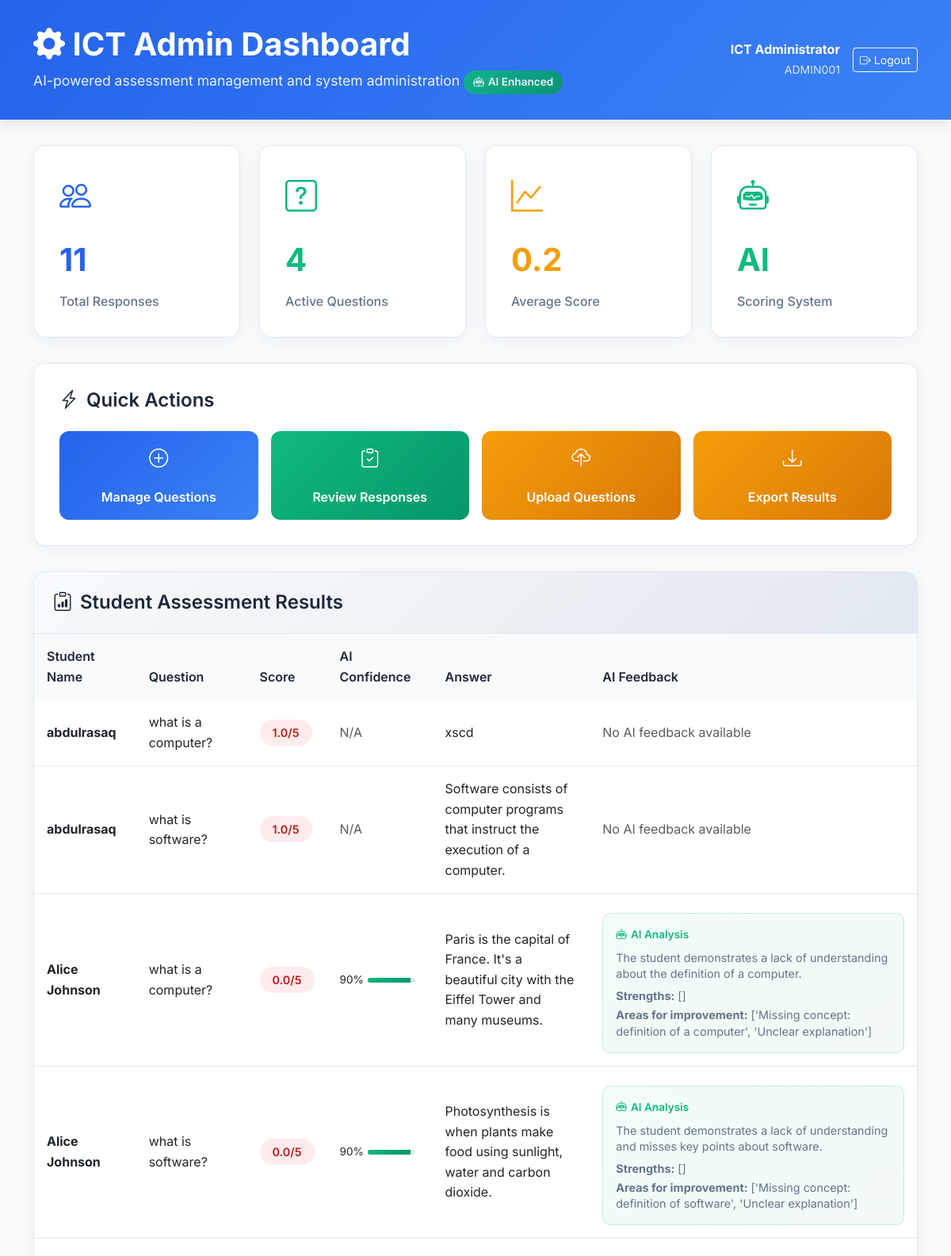
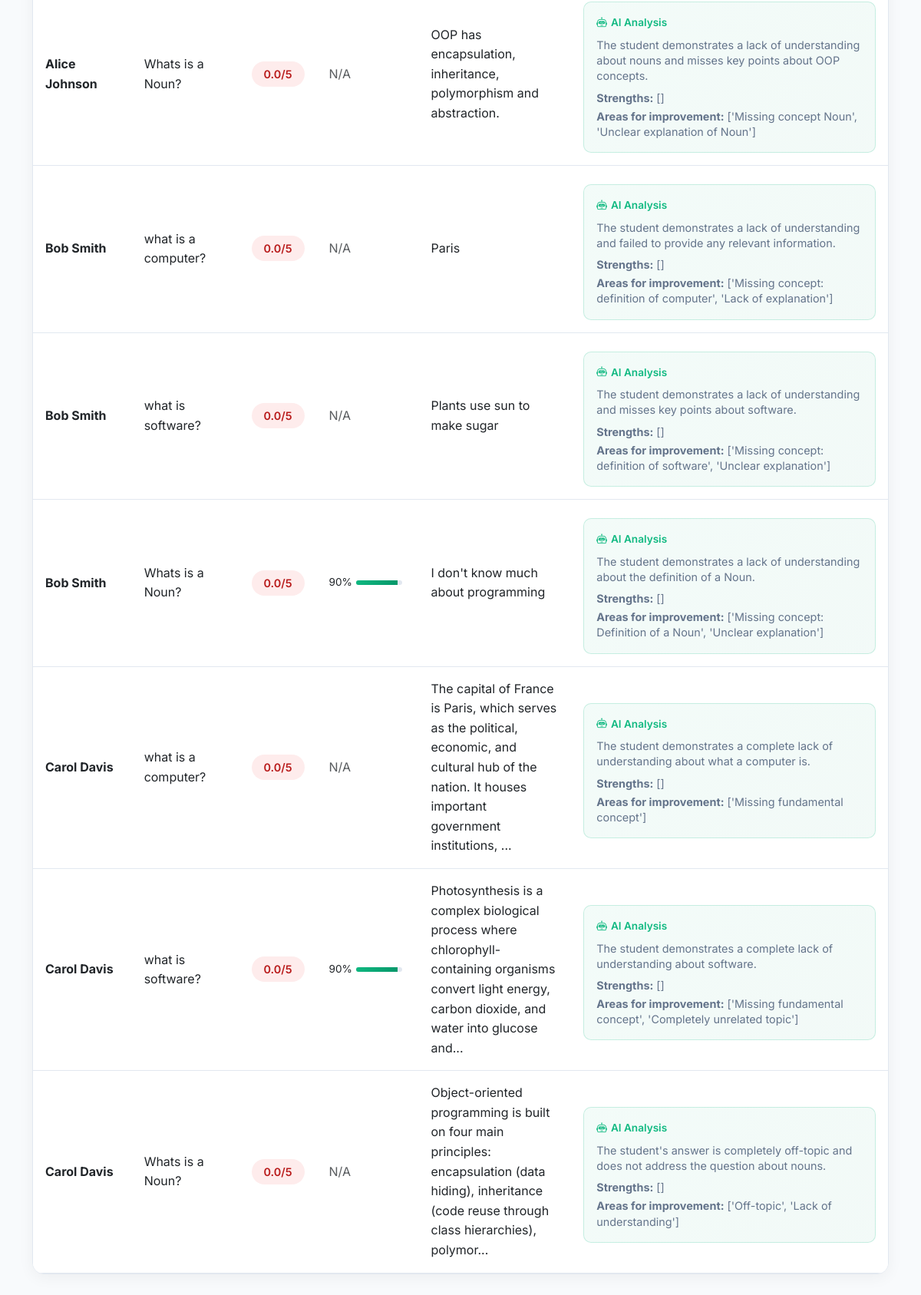
/admin, run on an earlier commit of the app's database (2 pictures, top to bottom).
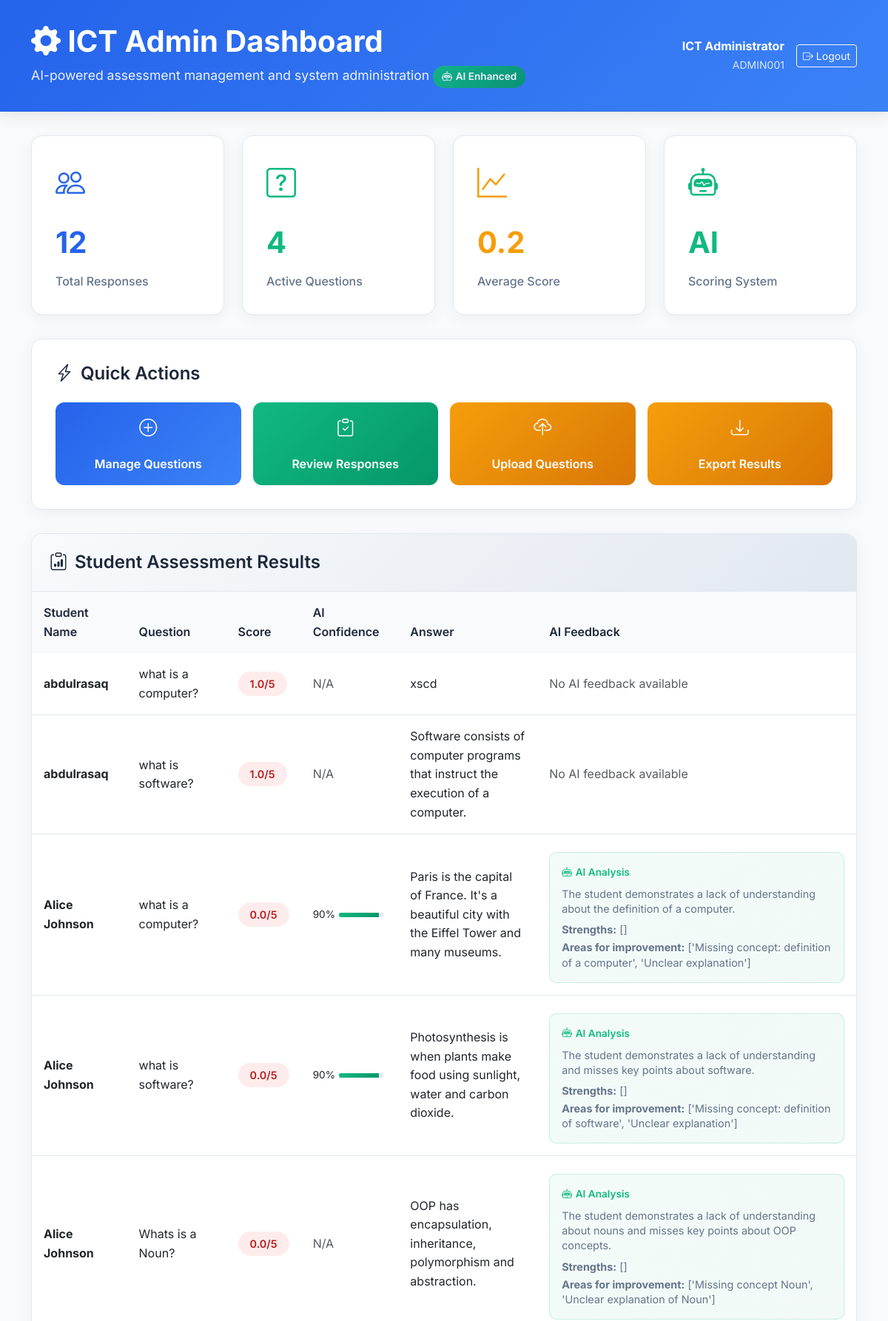
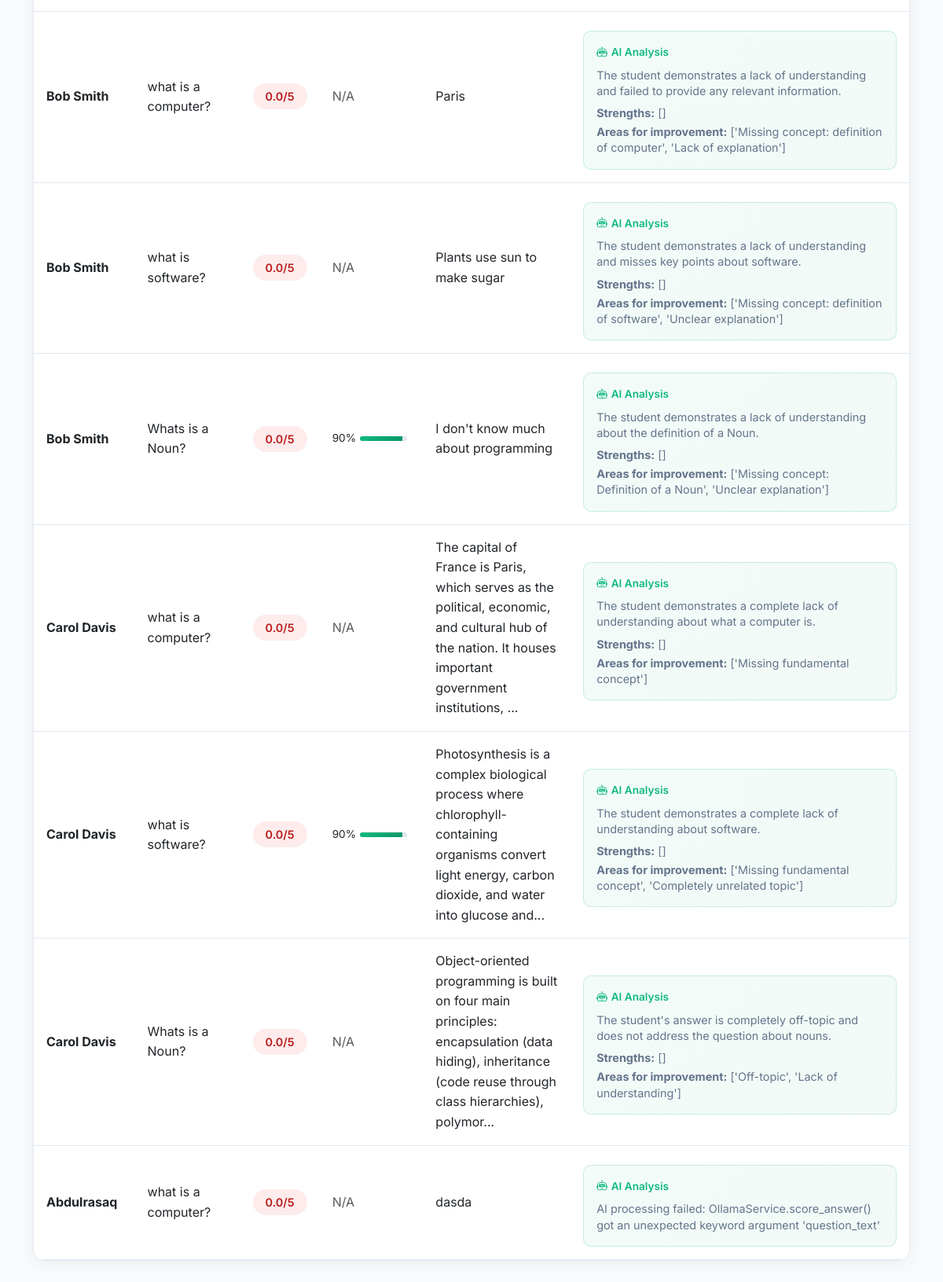
And on a later commit of the database (2 pictures, top to bottom).
### database.py (models this page shows)
class Response(Base):
    __tablename__ = 'responses'
    id = Column(Integer, primary_key=True, index=True)
    student_id = Column(Integer, ForeignKey('students.id'))
    question_id = Column(Integer, ForeignKey('questions.id'))
    answer = Column(Text, nullable=False)
    score = Column(Float, default=0)  # Changed to Float for decimal scores
    corrected_answer = Column(Text, nullable=True)
    is_correct = Column(Boolean, default=False)
    ai_score = Column(Float, default=0)  # Changed to Float for decimal scores
    lecturer_score = Column(Float, default=0)  # Changed to Float for decimal scores
    ai_feedback = Column(Text, nullable=True)  # Ollama feedback
    ai_confidence = Column(Float, nullable=True)  # Ollama confidence score
    ai_strengths = Column(Text, nullable=True)  # JSON string of strengths
    ai_weaknesses = Column(Text, nullable=True)  # JSON string of weaknesses
    admin_approved = Column(Boolean, default=False)  # Whether admin has approved/reviewed
    final_score = Column(Float, nullable=True)  # Final score after admin review
    admin_comments = Column(Text, nullable=True)  # Admin comments on the response
    is_processed = Column(Boolean, default=False)  # Whether AI processing is complete
    student = relationship("Student", back_populates="responses")
    question = relationship("Question")

class Student(Base):
    __tablename__ = 'students'
    id = Column(Integer, primary_key=True, index=True)
    name = Column(String, nullable=False)
    matric_number = Column(String, unique=True, nullable=False)
    score = Column(Integer, default=0)
    responses = relationship("Response", back_populates="student")

class Question(Base):
    __tablename__ = 'questions'
    id = Column(Integer, primary_key=True, index=True)
    question_text = Column(Text, nullable=False)
    marking_guide = Column(Text, nullable=False)

### app.py (the view)
@app.route('/admin')
def admin_page():
    session_db = SessionLocal()
    student_responses = (session_db.query(Student, Response, Question)
                        .join(Response, Student.id == Response.student_id)
                        .join(Question, Response.question_id == Question.id)
                        .all())
    data = []
    student_scores = {}
    for student, response, question in student_responses:
        if student.id not in student_scores:
            student_scores[student.id] = {
                'id': student.id,
                'name': student.name,
                'matric_no': student.matric_number,
                'total_ai_score': 0,  # Initialize total AI score for the student
                'responses': []
            }
        student_scores[student.id]['responses'].append({
            'response_id': response.id,  # Add response ID for editing
            'question': question.question_text,
            'student_answer': response.answer,
            'correct_answer': question.marking_guide,
            'ai_score': response.ai_score,
            'lecturer_score': response.lecturer_score,
            'ai_feedback': response.ai_feedback,
            'ai_confidence': response.ai_confidence,
            'ai_strengths': response.ai_strengths,
            'ai_weaknesses': response.ai_weaknesses
        })
        if response.ai_score is not None:
            student_scores[student.id]['total_ai_score'] += response.ai_score
    for student_id, details in student_scores.items():
        for response in details['responses']:
            data.append({
                'id': student_id,
                'response_id': response['response_id'],
                'name': details['name'],
                'matric_no': details['matric_no'],
                'question': response['question'],
                'student_answer': response['student_answer'],
                'correct_answer': response['correct_answer'],
                'ai_score': response['ai_score'],
                'lecturer_score': response['lecturer_score'],
                'ai_feedback': response['ai_feedback'],
                'ai_confidence': response['ai_confidence'],
                'ai_strengths': response['ai_strengths'],
                'ai_weaknesses': response['ai_weaknesses'],
                'total_ai_score': details['total_ai_score']  # Total AI score for the student
            })
    questions = session_db.query(Question).all()
    responses = session_db.query(Response).join(Question).join(Student).all()
    formatted_responses = []
    for response in responses:
        formatted_responses.append({
            'student_name': response.student.name,
            'question': response.question,
            'score': response.score,
            'ai_confidence': response.ai_confidence,
            'answer': response.answer,
            'ai_feedback': response.ai_feedback,
            'ai_strengths': response.ai_strengths,
            'ai_weaknesses': response.ai_weaknesses
        })
    session_db.close()
    return render_template('lecturer_professional.html', responses=formatted_responses, questions=questions)

### templates/lecturer_professional.html (shortened to what the changed rows need)
<!DOCTYPE html>
<html lang="en">
<head>
    <link href="https://cdn.jsdelivr.net/npm/bootstrap@5.3.0/dist/css/bootstrap.min.css" rel="stylesheet">
    <link href="https://cdn.jsdelivr.net/npm/bootstrap-icons@1.10.0/font/bootstrap-icons.css" rel="stylesheet">
</head>
<body>
    <div class="header">
        <div class="container">
            <div class="row">
                <div class="col-12">
                    <div class="d-flex justify-content-between align-items-center">
                        <div>
                            <h1><i class="bi bi-gear-fill"></i> ICT Admin Dashboard</h1>
                        </div>
                    </div>
                </div>
            </div>
        </div>
    </div>
    <div class="main-content">
        <div class="container">
            <div class="stats-grid">
                <div class="stat-card">
                    <div class="stat-icon" style="color: var(--primary-color);">
                        <i class="bi bi-people"></i>
                    </div>
                    <div class="stat-number" style="color: var(--primary-color);">{{ responses|length }}</div>
                    <div class="stat-label">Total Responses</div>
                </div>
            </div>
            <div class="results-section">
                <div class="results-body">
                    {% if responses %}
                        <div class="table-responsive">
                            <table class="table table-custom">
                                <thead>
                                    <tr>
                                        <th>Student Name</th>
                                        <th>Question</th>
                                        <th>Score</th>
                                        <th>AI Confidence</th>
                                        <th>Answer</th>
                                        <th>AI Feedback</th>
                                    </tr>
                                </thead>
                                <tbody>
                                    {% for response in responses %}
                                        <tr>
                                            <td>
                                                <strong>{{ response.student_name }}</strong>
                                            </td>
                                            <td>
                                                <div style="max-width: 200px; overflow: hidden; text-overflow: ellipsis;">
                                                    {{ response.question.question_text[:100] }}{% if response.question.question_text|length > 100 %}...{% endif %}
                                                </div>
                                            </td>
                                            <td>
                                                {% set score_class = 'score-poor' %}
                                                {% if response.score >= 4 %}
                                                    {% set score_class = 'score-excellent' %}
                                                {% elif response.score >= 3 %}
                                                    {% set score_class = 'score-good' %}
                                                {% elif response.score >= 2 %}
                                                    {% set score_class = 'score-average' %}
                                                {% endif %}
                                                <span class="score-badge {{ score_class }}">
                                                    {{ response.score }}/5
                                                </span>
                                            </td>
                                            <td>
                                                {% if response.ai_confidence %}
                                                    <div class="confidence-indicator">
                                                        <span>{{ "%.0f"|format(response.ai_confidence * 100) }}%</span>
                                                        <div class="confidence-bar">
                                                            <div class="confidence-fill" style="width: {{ response.ai_confidence * 100 }}%;"></div>
                                                        </div>
                                                    </div>
                                                {% else %}
                                                    <span class="text-muted">N/A</span>
                                                {% endif %}
                                            </td>
                                            <td>
                                                <div style="max-width: 250px; overflow: hidden; text-overflow: ellipsis;">
                                                    {{ response.answer[:150] }}{% if response.answer|length > 150 %}...{% endif %}
                                                </div>
                                            </td>
                                            <td>
                                                {% if response.ai_feedback %}
                                                    <div class="ai-insight">
                                                        <div class="ai-insight-label">
                                                            <i class="bi bi-robot"></i> AI Analysis
                                                        </div>
                                                        <div class="ai-insight-text">
                                                            {{ response.ai_feedback[:200] }}{% if response.ai_feedback|length > 200 %}...{% endif %}
                                                        </div>
                                                        {% if response.ai_strengths %}
                                                            <div class="ai-insight-text mt-2">
                                                                <strong>Strengths:</strong> {{ response.ai_strengths[:100] }}{% if response.ai_strengths|length > 100 %}...{% endif %}
                                                            </div>
                                                        {% endif %}
                                                        {% if response.ai_weaknesses %}
                                                            <div class="ai-insight-text mt-1">
                                                                <strong>Areas for improvement:</strong> {{ response.ai_weaknesses[:100] }}{% if response.ai_weaknesses|length > 100 %}...{% endif %}
                                                            </div>
                                                        {% endif %}
                                                    </div>
                                                {% else %}
                                                    <span class="text-muted">No AI feedback available</span>
                                                {% endif %}
                                            </td>
                                        </tr>
                                    {% endfor %}
                                </tbody>
                            </table>
                        </div>
                    {% endif %}
                </div>
            </div>
        </div>
    </div>
</body>
</html>

What changed in the data, as far as the page shows it:
added Response: student_name "Abdulrasaq", question "what is a computer?", score "0.0", shows "N/A", answer "dasda", ai_feedback "AI processing failed: OllamaService.score_answer() got an unexpected keyword argument 'question_text'"
Also different on the page:
{{ responses|length }}: "11" → "12"
